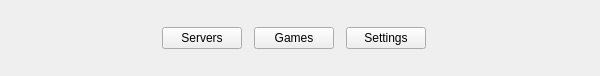
<?xml version="1.0" encoding="UTF-8"?>
<ui version="4.0">
 <class>header</class>
 <widget class="QWidget" name="header">
  <property name="geometry">
   <rect>
    <x>0</x>
    <y>0</y>
    <width>600</width>
    <height>64</height>
   </rect>
  </property>
  <property name="sizePolicy">
   <sizepolicy hsizetype="Expanding" vsizetype="Minimum">
    <horstretch>0</horstretch>
    <verstretch>0</verstretch>
   </sizepolicy>
  </property>
  <property name="windowTitle">
   <string>Form</string>
  </property>
  <layout class="QHBoxLayout" name="headerLayout">
   <property name="leftMargin">
    <number>6</number>
   </property>
   <property name="topMargin">
    <number>6</number>
   </property>
   <property name="rightMargin">
    <number>6</number>
   </property>
   <property name="bottomMargin">
    <number>6</number>
   </property>
   <property name="spacing">
    <number>12</number>
   </property>
   <item>
    <widget class="QLabel" name="headerLogo">
     <property name="sizePolicy">
      <sizepolicy hsizetype="Fixed" vsizetype="Fixed">
       <horstretch>0</horstretch>
       <verstretch>0</verstretch>
      </sizepolicy>
     </property>
     <property name="minimumSize">
      <size>
       <width>144</width>
       <height>64</height>
      </size>
     </property>
     <property name="baseSize">
      <size>
       <width>144</width>
       <height>64</height>
      </size>
     </property>
    </widget>
   </item>
   <item>
    <widget class="QPushButton" name="headerMenu0">
     <property name="text">
      <string>Servers</string>
     </property>
    </widget>
   </item>
   <item>
    <widget class="QPushButton" name="headerMenu1">
     <property name="text">
      <string>Games</string>
     </property>
    </widget>
   </item>
   <item>
    <widget class="QPushButton" name="headerMenu2">
     <property name="text">
      <string>Settings</string>
     </property>
    </widget>
   </item>
   <item>
    <spacer name="headerSpacer">
     <property name="orientation">
      <enum>Qt::Horizontal</enum>
     </property>
     <property name="sizeHint" stdset="0">
      <size>
       <width>160</width>
       <height>20</height>
      </size>
     </property>
    </spacer>
   </item>
  </layout>
 </widget>
 <resources/>
 <connections/>
</ui>
